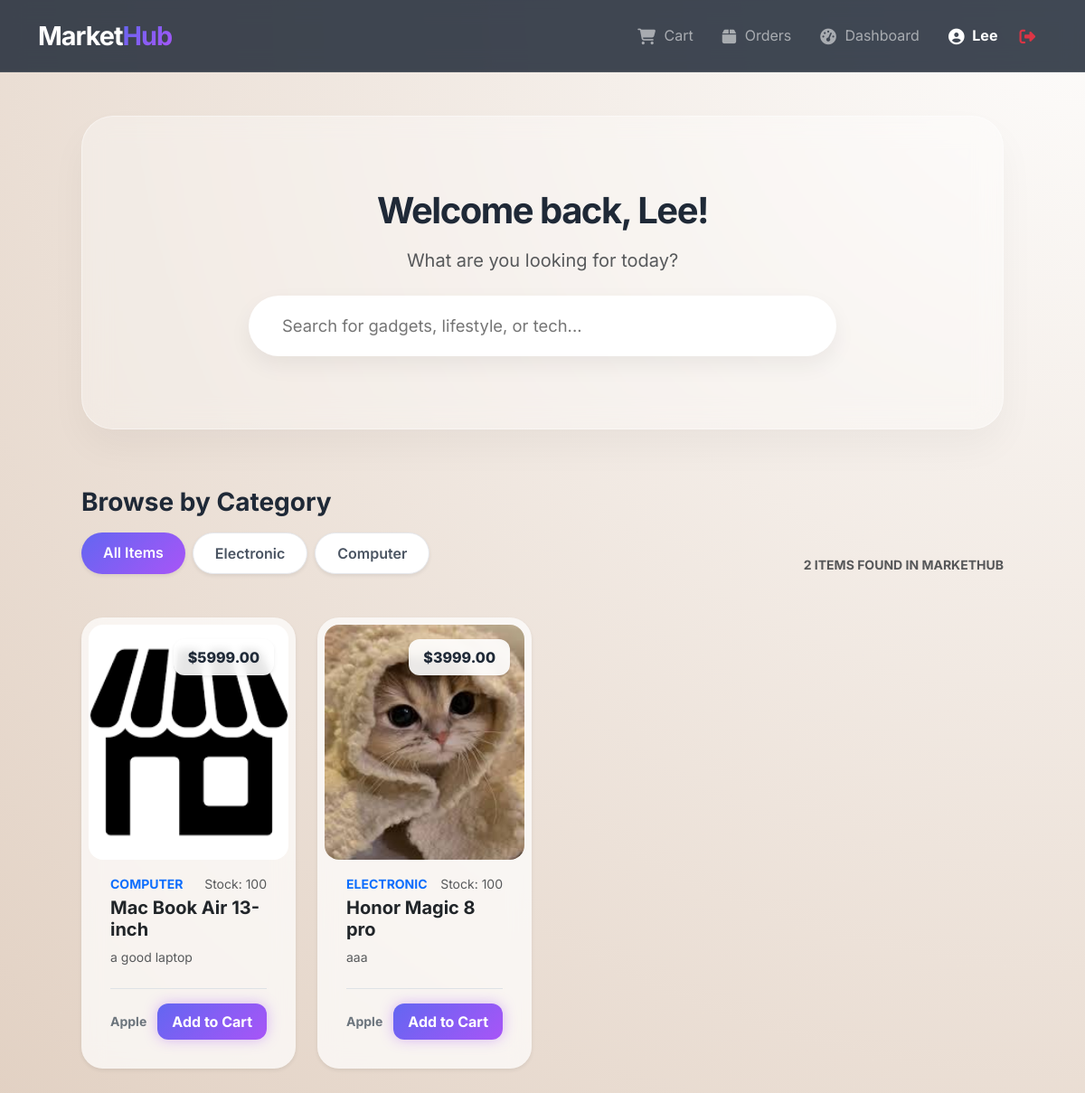
/accounts/dashboard/customer/ (signed in), run on the app's committed database.
### accounts/models.py (models this page shows, shortened)
class User(AbstractUser):
    is_customer = models.BooleanField(default=False)
    is_seller = models.BooleanField(default=False)
    email = models.EmailField(_("email address"), unique=True)
    first_name = models.CharField(_("first name"), max_length=150, blank=True)
    last_name = models.CharField(_("last name"), max_length=150, blank=True)
    USERNAME_FIELD = 'email'  # Use email as the login ID
    REQUIRED_FIELDS = ['username']  # Email is already required by default now

class Vendor(models.Model):
    user = models.OneToOneField(User, on_delete=models.CASCADE, primary_key=True, related_name='vendor_profile')
    store_name = models.CharField(_("Store Name"), max_length=255)
    description = models.TextField(_("Store Description"), blank=True)
    is_approved = models.BooleanField(default=False) # Admin can use this to verify sellers

### products/models.py (models this page shows, shortened)
class Product(models.Model):
    vendor = models.ForeignKey(Vendor, on_delete=models.CASCADE, related_name='products')
    category = models.CharField(max_length=100, blank=True, null=True, help_text="e.g., Tech, Lifestyle, Gaming")
    name = models.CharField(max_length=200)
    description = models.TextField()
    price = models.DecimalField(max_digits=10, decimal_places=2)
    stock = models.PositiveIntegerField()
    image = models.ImageField(upload_to='product_images/', blank=True, null=True)
    @property
    def image_url(self):
        if self.image and hasattr(self.image, 'url'):
            return self.image.url
        return static('images/default_product.png')

### accounts/views.py (the view)
# urls.py: path('dashboard/customer/', views.customer_dashboard, name='customer_dashboard'),
@login_required
def customer_dashboard(request):
    query = request.GET.get('q', '')
    cat_name = request.GET.get('category', '')
    products = Product.objects.filter(stock__gt=0).order_by('-id')
    if query:
        products = products.filter(Q(name__icontains=query) | Q(description__icontains=query))
    if cat_name:
        products = products.filter(category=cat_name) # Filter by string match
    categories = Product.objects.values_list('category', flat=True).exclude(category__isnull=True).exclude(category='').distinct()
    return render(request, 'accounts/customer_dashboard.html', {
        'products': products,
        'categories': categories, # This is now a list of strings
        'selected_category': cat_name,
        'query': query
    })

### accounts/templates/accounts/customer_dashboard.html (shortened to what this page needs)
{% extends 'base.html' %}
{% block content %}
<div class="container-fluid px-lg-5">
    <div class="search-hero">
        <div class="search-container">
            <h1 class="fw-bold mb-3" style="letter-spacing: -1.5px;">Welcome back, {{ user.first_name|default:user.username }}!</h1>
            <p class="text-muted mb-4 fs-5">What are you looking for today?</p>
            <form action="{% url 'customer_dashboard' %}" method="GET">
                <input type="text" name="q" class="search-input"
                       placeholder="Search for gadgets, lifestyle, or tech..."
                       value="{{ request.GET.q }}">
            </form>
        </div>
    </div>
    <div class="d-flex flex-column flex-xl-row justify-content-between align-items-xl-end mb-5 gap-4">
        <div>
            <h3 class="fw-bold mb-3">Browse by Category</h3>
            <div class="d-flex flex-wrap gap-2">
                <a href="?{% if query %}q={{ query }}{% endif %}"
                   class="cat-pill {% if not selected_category %}active{% endif %} shadow-sm">
                   All Items
                </a>
                {% for cat in categories %}
                <a href="?category={{ cat }}{% if query %}&q={{ query }}{% endif %}"
                   class="cat-pill {% if selected_category == cat %}active{% endif %} shadow-sm">
                   {{ cat }}
                </a>
                {% endfor %}
            </div>
        </div>
        <div class="text-muted small fw-bold text-uppercase tracking-wider">
            {{ products|length }} Items Found in MarketHub
        </div>
    </div>
    <div class="row row-cols-1 row-cols-md-2 row-cols-lg-3 row-cols-xl-4 g-4 mb-5">
        {% for product in products %}
        <div class="col">
            <div class="card glass-card product-card h-100 border-0 p-2 shadow-sm">
                <div class="position-relative overflow-hidden rounded-4">
                    <img src="{{ product.image_url }}" class="card-img-top"
                         style="height: 260px; object-fit: cover;" alt="{{ product.name }}">
                    <span class="price-tag position-absolute top-0 end-0 m-3 shadow-sm">
                        ${{ product.price }}
                    </span>
                </div>
                <div class="card-body p-4 pt-3">
                    <div class="d-flex justify-content-between align-items-center mb-1">
                        <small class="text-primary fw-bold text-uppercase">{{ product.category|default:"General" }}</small>
                        <small class="text-muted">Stock: {{ product.stock }}</small>
                    </div>
                    <h5 class="fw-bold mb-2">{{ product.name }}</h5>
                    <p class="text-muted small mb-4">{{ product.description|truncatewords:10 }}</p>
                    <div class="d-flex justify-content-between align-items-center mt-auto border-top pt-3">
                        <small class="fw-bold text-secondary">{{ product.vendor.store_name }}</small>
                        <a href="{% url 'add_to_cart' product.id %}" class="btn-neon-purple btn-sm py-2 px-3">
                            Add to Cart
                        </a>
                    </div>
                </div>
            </div>
        </div>
        {% endfor %}
    </div>
</div>
{% endblock %}

### templates/base.html (shortened to what this page needs)
<!DOCTYPE html>
<html lang="en">
<head>
    <link href="https://cdn.jsdelivr.net/npm/bootstrap@5.3.0/dist/css/bootstrap.min.css" rel="stylesheet">
    <link rel="stylesheet" href="https://cdnjs.cloudflare.com/ajax/libs/font-awesome/6.4.0/css/all.min.css">
</head>
<body>
<nav class="navbar navbar-expand-lg navbar-dark sticky-top">
    <div class="container">
        <a class="navbar-brand fw-bold" href="/">
            Market<span style="background: var(--customer-gradient); -webkit-background-clip: text; -webkit-text-fill-color: transparent;">Hub</span>
        </a>
        <div class="collapse navbar-collapse" id="navbarNav">
            <ul class="navbar-nav ms-auto align-items-center">
                {% if user.is_authenticated %}
                    {% if user.is_customer %}
                        <li class="nav-item me-3">
                            <a class="nav-link position-relative" href="{% url 'cart_detail' %}">
                                <i class="fa-solid fa-cart-shopping"></i> Cart
                            </a>
                        </li>
                        <li class="nav-item me-3">
                            <a class="nav-link" href="{% url 'customer_orders' %}">
                                <i class="fa-solid fa-box"></i> Orders
                            </a>
                        </li>
                    {% endif %}
                    <li class="nav-item me-3">
                        <a class="nav-link" href="{% url 'dashboard_redirect' %}">
                            <i class="fa-solid fa-gauge-high"></i> Dashboard
                        </a>
                    </li>
                    <li class="nav-item me-2">
                        <a class="nav-link fw-bold text-white" href="{% url 'user_profile' %}">
                            <i class="fa-solid fa-circle-user"></i> {{ user.first_name|default:user.username }}
                        </a>
                    </li>
                    <li class="nav-item">
                        <a class="nav-link text-danger fw-bold" href="{% url 'logout' %}">
                            <i class="fa-solid fa-right-from-bracket"></i>
                        </a>
                    </li>
                    {% endif %}
            </ul>
        </div>
    </div>
</nav>
<div class="container mt-5">
    {% block content %}{% endblock %}
</div>
</body>
</html>

### templates/base.html (style rules this page uses)
:root { --glass-bg: rgba(255, 255, 255, 0.7); --glass-border: rgba(255, 255, 255, 0.3); --customer-gradient: linear-gradient(135deg, #6366f1 0%, #a855f7 100%); --vendor-emerald: #10b981; }
body { font-family: 'Inter', sans-serif; background: radial-gradient(circle at top right, #fdfcfb 0%, #e2d1c3 100%); background-attachment: fixed; min-height: 100vh; color: #1f2937; }
.navbar { background: rgba(31, 41, 55, 0.85) !important; backdrop-filter: blur(12px); border-bottom: 1px solid rgba(255, 255, 255, 0.1); padding: 0.8rem 0; }
.navbar-brand { font-size: 1.8rem; letter-spacing: -1px; }
.glass-card { background: var(--glass-bg); backdrop-filter: blur(12px); border: 1px solid var(--glass-border); border-radius: 24px; box-shadow: 0 8px 32px 0 rgba(31, 38, 135, 0.07); }
.btn-neon-purple { background: var(--customer-gradient); color: white !important; font-weight: 700; padding: 10px 24px; border-radius: 12px; border: none; box-shadow: 0 0 15px rgba(168, 85, 247, 0.4); text-decoration: none; transition: 0.3s; }
.nav-link i { margin-right: 5px; font-size: 1.1rem; vertical-align: middle; }

### accounts/templates/accounts/customer_dashboard.html (style rules this page uses)
.search-hero { background: rgba(255, 255, 255, 0.35); backdrop-filter: blur(15px); -webkit-backdrop-filter: blur(15px); border: 1px solid rgba(255, 255, 255, 0.4); border-radius: 35px; padding: 5rem 2rem; margin-bottom: 4rem; box-shadow: 0 20px 40px rgba(0,0,0,0.04); text-align: center; transition: all 0.4s ease; }
.search-container { max-width: 650px; margin: 0 auto; position: relative; }
.search-input { width: 100%; padding: 18px 35px; background: white !important; border: 2px solid transparent !important; border-radius: 50px; font-size: 1.15rem; box-shadow: 0 10px 25px rgba(0,0,0,0.06); transition: all 0.3s cubic-bezier(0.4, 0, 0.2, 1); }
.cat-pill { display: inline-block; padding: 10px 24px; border-radius: 50px; background: white; color: #4b5563; text-decoration: none; font-weight: 600; border: 1px solid #e5e7eb; transition: all 0.3s ease; white-space: nowrap; }
.cat-pill.active { background: linear-gradient(135deg, #6366f1 0%, #a855f7 100%); color: white !important; border: none; box-shadow: 0 8px 20px rgba(99, 102, 241, 0.3); }
.product-card { transition: all 0.4s cubic-bezier(0.175, 0.885, 0.32, 1.275); }
.price-tag { background: rgba(255, 255, 255, 0.9); backdrop-filter: blur(5px); font-weight: 800; color: #1f2937; padding: 8px 16px; border-radius: 12px; }

### data on the page
User: first_name "Lee"
Product: image_url (picture), price "5999.00", category "COMPUTER", stock "100", name "Mac Book Air 13-inch", description "a good laptop", vendor.store_name "Apple"
Product: image_url (picture), price "3999.00", category "ELECTRONIC", stock "100", name "Honor Magic 8 pro", description "aaa", vendor.store_name "Apple"

### other printed values
{{ cat }} "Electronic" "Computer"
{{ products|length }} "2"
